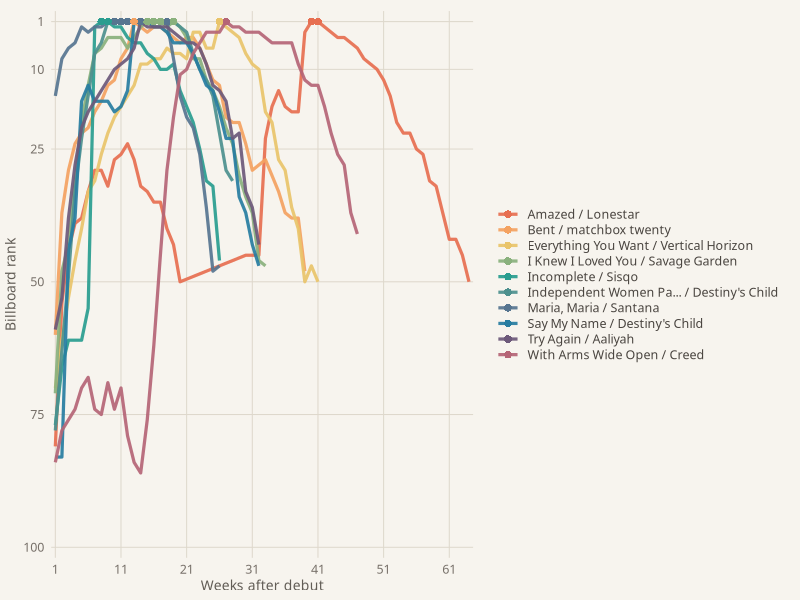

Source code (R):
## ---- chunk 1
library(tidyverse)
library(tidyr)

billboard_long <- billboard |>
  pivot_longer(
    cols = starts_with("wk"),
    names_to = "week",
    names_prefix = "wk",
    values_to = "rank",
    values_drop_na = TRUE
  ) |>
  mutate(week = as.integer(week))

top_tracks <- billboard_long |>
  group_by(artist, track) |>
  summarise(
    peak = min(rank),
    weeks = n(),
    .groups = "drop"
  ) |>
  arrange(peak, desc(weeks)) |>
  slice_head(n = 10) |>
  mutate(label = str_c(track, " / ", artist))

plot_data <- billboard_long |>
  semi_join(top_tracks, by = c("artist", "track")) |>
  mutate(label = str_c(track, " / ", artist)) |>
  left_join(top_tracks |> select(label, peak), by = "label") |>
  mutate(label = fct_reorder(label, peak))

song_count <- n_distinct(billboard$track)
artist_count <- n_distinct(billboard$artist)
week_count <- n_distinct(plot_data$week)

rank_plot <- ggplot(plot_data, aes(x = week, y = rank, group = label, color = label)) +
  geom_line(linewidth = 1.1, alpha = 0.92, na.rm = TRUE) +
  geom_point(data = plot_data |> filter(rank == peak), size = 2.6, stroke = 0) +
  scale_y_reverse(breaks = c(1, 10, 25, 50, 75, 100), limits = c(100, 1), expand = c(0.02, 0)) +
  scale_x_continuous(breaks = seq(1, 76, by = 10), minor_breaks = NULL, expand = c(0.01, 0)) +
  scale_color_manual(values = c("#e76f51", "#f4a261", "#e9c46a", "#8ab17d", "#2a9d8f", "#4d908e", "#577590", "#277da1", "#6d597a", "#b56576")) +
  labs(
    x = "Weeks after debut",
    y = "Billboard rank",
    color = NULL
  ) +
  guides(color = guide_legend(ncol = 1, byrow = TRUE)) +
  theme_minimal(base_family = "DM Sans") +
  theme(
    plot.background = element_rect(fill = "#f7f4ee", color = NA),
    panel.background = element_rect(fill = "#f7f4ee", color = NA),
    panel.grid.major = element_line(color = "#ded8cc", linewidth = 0.35),
    panel.grid.minor = element_blank(),
    axis.title = element_text(color = "#625d56", size = 10),
    axis.text = element_text(color = "#777069", size = 9),
    legend.text = element_text(color = "#49443f", size = 9),
    legend.key.height = unit(0.78, "lines"),
    legend.position = "right",
    plot.margin = margin(8, 10, 4, 4)
  )
## ---- chunk 2
rank_plot
